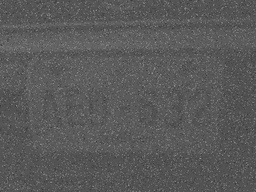
#> input picture kmeans/TEST2.jpg, 256 x 192 px, shrunk from 648 x 486 before the run
$ python m_filter.py
#> lines starting #> are read from the running program, lines starting #| are printed output that depends on the picture
from skimage import io
im=io.imread('TEST2.jpg')
#> im is the input picture: shape (192, 256); min 51, max 156, mean 89.4
#io.imshow(im)
for i in range(0,im.shape[0]):
    for j in range(0,im.shape[1]):
        im_copy=im.copy()
#用3*3的中值滤波器
step=3
def m_filter(x,y):
    sum_s=[]
    for k in range(-int(step/2),int(step/2)+1):
        for m in  range(-int(step/2),int(step/2)+1):
            sum_s.append(im[x+k][y+m])
    sum_s.sort()
    return sum_s[(int(step*step/2)+1)]

for i in range(int(step/2),im.shape[0]-int(step/2)):
    for j in range(int(step/2),im.shape[1]-int(step/2)):
        im_copy[i][j]=m_filter(i,j)
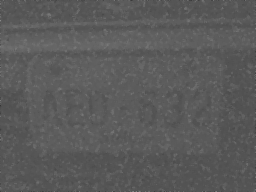
#> im_copy: shape (192, 256); min 53, max 137, mean 90.4

io.imshow(im_copy)
